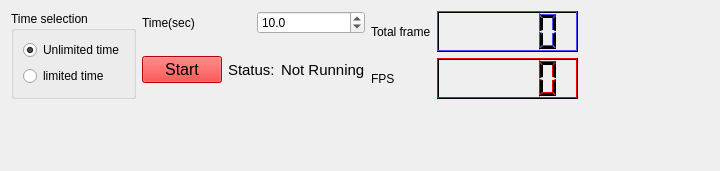
     <widget class="QWidget" name="tab_bench">
      <attribute name="title">
       <string>Bench</string>
      </attribute>
      <layout class="QGridLayout" name="gridLayout_3">
       <item row="0" column="0" rowspan="2">
        <widget class="QGroupBox" name="time_choice">
         <property name="sizePolicy">
          <sizepolicy hsizetype="Maximum" vsizetype="Preferred">
           <horstretch>0</horstretch>
           <verstretch>0</verstretch>
          </sizepolicy>
         </property>
         <property name="title">
          <string>Time selection</string>
         </property>
         <layout class="QGridLayout" name="gridLayout_4">
          <item row="0" column="0">
           <widget class="QRadioButton" name="unlimit_radio">
            <property name="text">
             <string>Unlimited time</string>
            </property>
            <property name="checked">
             <bool>true</bool>
            </property>
           </widget>
          </item>
          <item row="1" column="0">
           <widget class="QRadioButton" name="limit_radio">
            <property name="text">
             <string>limited time</string>
            </property>
           </widget>
          </item>
         </layout>
        </widget>
       </item>
       <item row="0" column="1">
        <layout class="QHBoxLayout" name="horizontalLayout">
         <item>
          <widget class="QLabel" name="label_3">
           <property name="text">
            <string>Time(sec)</string>
           </property>
          </widget>
         </item>
         <item>
          <widget class="QDoubleSpinBox" name="time_box">
           <property name="decimals">
            <number>1</number>
           </property>
           <property name="maximum">
            <double>1000.000000000000000</double>
           </property>
           <property name="singleStep">
            <double>5.000000000000000</double>
           </property>
           <property name="value">
            <double>10.000000000000000</double>
           </property>
          </widget>
         </item>
        </layout>
       </item>
       <item row="0" column="2" rowspan="2">
        <layout class="QVBoxLayout" name="verticalLayout">
         <item>
          <layout class="QHBoxLayout" name="horizontalLayout_13">
           <item>
            <widget class="QLabel" name="label_5">
             <property name="text">
              <string>Total frame</string>
             </property>
            </widget>
           </item>
           <item>
            <widget class="QLCDNumber" name="total_lcd">
             <property name="minimumSize">
              <size>
               <width>141</width>
               <height>41</height>
              </size>
             </property>
             <property name="palette">
              <palette>
               <active>
                <colorrole role="WindowText">
                 <brush brushstyle="SolidPattern">
                  <color alpha="255">
                   <red>0</red>
                   <green>0</green>
                   <blue>0</blue>
                  </color>
                 </brush>
                </colorrole>
                <colorrole role="Light">
                 <brush brushstyle="SolidPattern">
                  <color alpha="255">
                   <red>80</red>
                   <green>74</green>
                   <blue>255</blue>
                  </color>
                 </brush>
                </colorrole>
                <colorrole role="Dark">
                 <brush brushstyle="SolidPattern">
                  <color alpha="255">
                   <red>0</red>
                   <green>0</green>
                   <blue>0</blue>
                  </color>
                 </brush>
                </colorrole>
                <colorrole role="Text">
                 <brush brushstyle="SolidPattern">
                  <color alpha="255">
                   <red>0</red>
                   <green>0</green>
                   <blue>0</blue>
                  </color>
                 </brush>
                </colorrole>
                <colorrole role="ButtonText">
                 <brush brushstyle="SolidPattern">
                  <color alpha="255">
                   <red>0</red>
                   <green>0</green>
                   <blue>0</blue>
                  </color>
                 </brush>
                </colorrole>
               </active>
               <inactive>
                <colorrole role="WindowText">
                 <brush brushstyle="SolidPattern">
                  <color alpha="255">
                   <red>0</red>
                   <green>0</green>
                   <blue>0</blue>
                  </color>
                 </brush>
                </colorrole>
                <colorrole role="Light">
                 <brush brushstyle="SolidPattern">
                  <color alpha="255">
                   <red>80</red>
                   <green>74</green>
                   <blue>255</blue>
                  </color>
                 </brush>
                </colorrole>
                <colorrole role="Dark">
                 <brush brushstyle="SolidPattern">
                  <color alpha="255">
                   <red>0</red>
                   <green>0</green>
                   <blue>0</blue>
                  </color>
                 </brush>
                </colorrole>
                <colorrole role="Text">
                 <brush brushstyle="SolidPattern">
                  <color alpha="255">
                   <red>0</red>
                   <green>0</green>
                   <blue>0</blue>
                  </color>
                 </brush>
                </colorrole>
                <colorrole role="ButtonText">
                 <brush brushstyle="SolidPattern">
                  <color alpha="255">
                   <red>0</red>
                   <green>0</green>
                   <blue>0</blue>
                  </color>
                 </brush>
                </colorrole>
               </inactive>
               <disabled>
                <colorrole role="WindowText">
                 <brush brushstyle="SolidPattern">
                  <color alpha="255">
                   <red>0</red>
                   <green>0</green>
                   <blue>0</blue>
                  </color>
                 </brush>
                </colorrole>
                <colorrole role="Light">
                 <brush brushstyle="SolidPattern">
                  <color alpha="255">
                   <red>80</red>
                   <green>74</green>
                   <blue>255</blue>
                  </color>
                 </brush>
                </colorrole>
                <colorrole role="Dark">
                 <brush brushstyle="SolidPattern">
                  <color alpha="255">
                   <red>0</red>
                   <green>0</green>
                   <blue>0</blue>
                  </color>
                 </brush>
                </colorrole>
                <colorrole role="Text">
                 <brush brushstyle="SolidPattern">
                  <color alpha="255">
                   <red>0</red>
                   <green>0</green>
                   <blue>0</blue>
                  </color>
                 </brush>
                </colorrole>
                <colorrole role="ButtonText">
                 <brush brushstyle="SolidPattern">
                  <color alpha="255">
                   <red>0</red>
                   <green>0</green>
                   <blue>0</blue>
                  </color>
                 </brush>
                </colorrole>
               </disabled>
              </palette>
             </property>
             <property name="font">
              <font>
               <pointsize>20</pointsize>
              </font>
             </property>
            </widget>
           </item>
          </layout>
         </item>
         <item>
          <layout class="QHBoxLayout" name="horizontalLayout_14">
           <item>
            <widget class="QLabel" name="label_4">
             <property name="text">
              <string>FPS</string>
             </property>
            </widget>
           </item>
           <item>
            <widget class="QLCDNumber" name="fps_lcd">
             <property name="minimumSize">
              <size>
               <width>141</width>
               <height>41</height>
              </size>
             </property>
             <property name="palette">
              <palette>
               <active>
                <colorrole role="WindowText">
                 <brush brushstyle="SolidPattern">
                  <color alpha="255">
                   <red>0</red>
                   <green>0</green>
                   <blue>0</blue>
                  </color>
                 </brush>
                </colorrole>
                <colorrole role="Light">
                 <brush brushstyle="SolidPattern">
                  <color alpha="255">
                   <red>255</red>
                   <green>0</green>
                   <blue>0</blue>
                  </color>
                 </brush>
                </colorrole>
                <colorrole role="Dark">
                 <brush brushstyle="SolidPattern">
                  <color alpha="255">
                   <red>0</red>
                   <green>0</green>
                   <blue>0</blue>
                  </color>
                 </brush>
                </colorrole>
                <colorrole role="ButtonText">
                 <brush brushstyle="SolidPattern">
                  <color alpha="255">
                   <red>0</red>
                   <green>0</green>
                   <blue>0</blue>
                  </color>
                 </brush>
                </colorrole>
               </active>
               <inactive>
                <colorrole role="WindowText">
                 <brush brushstyle="SolidPattern">
                  <color alpha="255">
                   <red>0</red>
                   <green>0</green>
                   <blue>0</blue>
                  </color>
                 </brush>
                </colorrole>
                <colorrole role="Light">
                 <brush brushstyle="SolidPattern">
                  <color alpha="255">
                   <red>255</red>
                   <green>0</green>
                   <blue>0</blue>
                  </color>
                 </brush>
                </colorrole>
                <colorrole role="Dark">
                 <brush brushstyle="SolidPattern">
                  <color alpha="255">
                   <red>0</red>
                   <green>0</green>
                   <blue>0</blue>
                  </color>
                 </brush>
                </colorrole>
                <colorrole role="ButtonText">
                 <brush brushstyle="SolidPattern">
                  <color alpha="255">
                   <red>0</red>
                   <green>0</green>
                   <blue>0</blue>
                  </color>
                 </brush>
                </colorrole>
               </inactive>
               <disabled>
                <colorrole role="WindowText">
                 <brush brushstyle="SolidPattern">
                  <color alpha="255">
                   <red>0</red>
                   <green>0</green>
                   <blue>0</blue>
                  </color>
                 </brush>
                </colorrole>
                <colorrole role="Light">
                 <brush brushstyle="SolidPattern">
                  <color alpha="255">
                   <red>255</red>
                   <green>0</green>
                   <blue>0</blue>
                  </color>
                 </brush>
                </colorrole>
                <colorrole role="Dark">
                 <brush brushstyle="SolidPattern">
                  <color alpha="255">
                   <red>0</red>
                   <green>0</green>
                   <blue>0</blue>
                  </color>
                 </brush>
                </colorrole>
                <colorrole role="ButtonText">
                 <brush brushstyle="SolidPattern">
                  <color alpha="255">
                   <red>0</red>
                   <green>0</green>
                   <blue>0</blue>
                  </color>
                 </brush>
                </colorrole>
               </disabled>
              </palette>
             </property>
             <property name="font">
              <font>
               <pointsize>20</pointsize>
              </font>
             </property>
            </widget>
           </item>
          </layout>
         </item>
        </layout>
       </item>
       <item row="0" column="3">
        <spacer name="horizontalSpacer_6">
         <property name="orientation">
          <enum>Qt::Horizontal</enum>
         </property>
         <property name="sizeHint" stdset="0">
          <size>
           <width>131</width>
           <height>20</height>
          </size>
         </property>
        </spacer>
       </item>
       <item row="1" column="1">
        <layout class="QHBoxLayout" name="horizontalLayout_10">
         <item>
          <widget class="QPushButton" name="bench_button">
           <property name="sizePolicy">
            <sizepolicy hsizetype="Fixed" vsizetype="Fixed">
             <horstretch>0</horstretch>
             <verstretch>0</verstretch>
            </sizepolicy>
           </property>
           <property name="palette">
            <palette>
             <active>
              <colorrole role="WindowText">
               <brush brushstyle="SolidPattern">
                <color alpha="255">
                 <red>0</red>
                 <green>0</green>
                 <blue>0</blue>
                </color>
               </brush>
              </colorrole>
              <colorrole role="Button">
               <brush brushstyle="SolidPattern">
                <color alpha="255">
                 <red>255</red>
                 <green>0</green>
                 <blue>0</blue>
                </color>
               </brush>
              </colorrole>
              <colorrole role="Light">
               <brush brushstyle="SolidPattern">
                <color alpha="255">
                 <red>194</red>
                 <green>255</green>
                 <blue>168</blue>
                </color>
               </brush>
              </colorrole>
              <colorrole role="Midlight">
               <brush brushstyle="SolidPattern">
                <color alpha="255">
                 <red>149</red>
                 <green>255</green>
                 <blue>104</blue>
                </color>
               </brush>
              </colorrole>
              <colorrole role="Dark">
               <brush brushstyle="SolidPattern">
                <color alpha="255">
                 <red>52</red>
                 <green>127</green>
                 <blue>20</blue>
                </color>
               </brush>
              </colorrole>
              <colorrole role="Mid">
               <brush brushstyle="SolidPattern">
                <color alpha="255">
                 <red>69</red>
                 <green>170</green>
                 <blue>26</blue>
                </color>
               </brush>
              </colorrole>
              <colorrole role="Text">
               <brush brushstyle="SolidPattern">
                <color alpha="255">
                 <red>0</red>
                 <green>0</green>
                 <blue>0</blue>
                </color>
               </brush>
              </colorrole>
              <colorrole role="BrightText">
               <brush brushstyle="SolidPattern">
                <color alpha="255">
                 <red>255</red>
                 <green>255</green>
                 <blue>255</blue>
                </color>
               </brush>
              </colorrole>
              <colorrole role="ButtonText">
               <brush brushstyle="SolidPattern">
                <color alpha="255">
                 <red>0</red>
                 <green>0</green>
                 <blue>0</blue>
                </color>
               </brush>
              </colorrole>
              <colorrole role="Base">
               <brush brushstyle="SolidPattern">
                <color alpha="255">
                 <red>255</red>
                 <green>0</green>
                 <blue>0</blue>
                </color>
               </brush>
              </colorrole>
              <colorrole role="Window">
               <brush brushstyle="SolidPattern">
                <color alpha="255">
                 <red>255</red>
                 <green>0</green>
                 <blue>0</blue>
                </color>
               </brush>
              </colorrole>
              <colorrole role="Shadow">
               <brush brushstyle="SolidPattern">
                <color alpha="255">
                 <red>0</red>
                 <green>0</green>
                 <blue>0</blue>
                </color>
               </brush>
              </colorrole>
              <colorrole role="AlternateBase">
               <brush brushstyle="SolidPattern">
                <color alpha="255">
                 <red>179</red>
                 <green>255</green>
                 <blue>147</blue>
                </color>
               </brush>
              </colorrole>
              <colorrole role="ToolTipBase">
               <brush brushstyle="SolidPattern">
                <color alpha="255">
                 <red>255</red>
                 <green>255</green>
                 <blue>220</blue>
                </color>
               </brush>
              </colorrole>
              <colorrole role="ToolTipText">
               <brush brushstyle="SolidPattern">
                <color alpha="255">
                 <red>0</red>
                 <green>0</green>
                 <blue>0</blue>
                </color>
               </brush>
              </colorrole>
             </active>
             <inactive>
              <colorrole role="WindowText">
               <brush brushstyle="SolidPattern">
                <color alpha="255">
                 <red>0</red>
                 <green>0</green>
                 <blue>0</blue>
                </color>
               </brush>
              </colorrole>
              <colorrole role="Button">
               <brush brushstyle="SolidPattern">
                <color alpha="255">
                 <red>255</red>
                 <green>0</green>
                 <blue>0</blue>
                </color>
               </brush>
              </colorrole>
              <colorrole role="Light">
               <brush brushstyle="SolidPattern">
                <color alpha="255">
                 <red>194</red>
                 <green>255</green>
                 <blue>168</blue>
                </color>
               </brush>
              </colorrole>
              <colorrole role="Midlight">
               <brush brushstyle="SolidPattern">
                <color alpha="255">
                 <red>149</red>
                 <green>255</green>
                 <blue>104</blue>
                </color>
               </brush>
              </colorrole>
              <colorrole role="Dark">
               <brush brushstyle="SolidPattern">
                <color alpha="255">
                 <red>52</red>
                 <green>127</green>
                 <blue>20</blue>
                </color>
               </brush>
              </colorrole>
              <colorrole role="Mid">
               <brush brushstyle="SolidPattern">
                <color alpha="255">
                 <red>69</red>
                 <green>170</green>
                 <blue>26</blue>
                </color>
               </brush>
              </colorrole>
              <colorrole role="Text">
               <brush brushstyle="SolidPattern">
                <color alpha="255">
                 <red>0</red>
                 <green>0</green>
                 <blue>0</blue>
                </color>
               </brush>
              </colorrole>
              <colorrole role="BrightText">
               <brush brushstyle="SolidPattern">
                <color alpha="255">
                 <red>255</red>
                 <green>255</green>
                 <blue>255</blue>
                </color>
               </brush>
              </colorrole>
              <colorrole role="ButtonText">
               <brush brushstyle="SolidPattern">
                <color alpha="255">
                 <red>0</red>
                 <green>0</green>
                 <blue>0</blue>
                </color>
               </brush>
              </colorrole>
              <colorrole role="Base">
               <brush brushstyle="SolidPattern">
                <color alpha="255">
                 <red>255</red>
                 <green>0</green>
                 <blue>0</blue>
                </color>
               </brush>
              </colorrole>
              <colorrole role="Window">
               <brush brushstyle="SolidPattern">
                <color alpha="255">
                 <red>255</red>
                 <green>0</green>
                 <blue>0</blue>
                </color>
               </brush>
              </colorrole>
              <colorrole role="Shadow">
               <brush brushstyle="SolidPattern">
                <color alpha="255">
                 <red>0</red>
                 <green>0</green>
                 <blue>0</blue>
                </color>
               </brush>
              </colorrole>
              <colorrole role="AlternateBase">
               <brush brushstyle="SolidPattern">
                <color alpha="255">
                 <red>179</red>
                 <green>255</green>
                 <blue>147</blue>
                </color>
               </brush>
              </colorrole>
              <colorrole role="ToolTipBase">
               <brush brushstyle="SolidPattern">
                <color alpha="255">
                 <red>255</red>
                 <green>255</green>
                 <blue>220</blue>
                </color>
               </brush>
              </colorrole>
              <colorrole role="ToolTipText">
               <brush brushstyle="SolidPattern">
                <color alpha="255">
                 <red>0</red>
                 <green>0</green>
                 <blue>0</blue>
                </color>
               </brush>
              </colorrole>
             </inactive>
             <disabled>
              <colorrole role="WindowText">
               <brush brushstyle="SolidPattern">
                <color alpha="255">
                 <red>52</red>
                 <green>127</green>
                 <blue>20</blue>
                </color>
               </brush>
              </colorrole>
              <colorrole role="Button">
               <brush brushstyle="SolidPattern">
                <color alpha="255">
                 <red>255</red>
                 <green>0</green>
                 <blue>0</blue>
                </color>
               </brush>
              </colorrole>
              <colorrole role="Light">
               <brush brushstyle="SolidPattern">
                <color alpha="255">
                 <red>194</red>
                 <green>255</green>
                 <blue>168</blue>
                </color>
               </brush>
              </colorrole>
              <colorrole role="Midlight">
               <brush brushstyle="SolidPattern">
                <color alpha="255">
                 <red>149</red>
                 <green>255</green>
                 <blue>104</blue>
                </color>
               </brush>
              </colorrole>
              <colorrole role="Dark">
               <brush brushstyle="SolidPattern">
                <color alpha="255">
                 <red>52</red>
                 <green>127</green>
                 <blue>20</blue>
                </color>
               </brush>
              </colorrole>
              <colorrole role="Mid">
               <brush brushstyle="SolidPattern">
                <color alpha="255">
                 <red>69</red>
                 <green>170</green>
                 <blue>26</blue>
                </color>
               </brush>
              </colorrole>
              <colorrole role="Text">
               <brush brushstyle="SolidPattern">
                <color alpha="255">
                 <red>52</red>
                 <green>127</green>
                 <blue>20</blue>
                </color>
               </brush>
              </colorrole>
              <colorrole role="BrightText">
               <brush brushstyle="SolidPattern">
                <color alpha="255">
                 <red>255</red>
                 <green>255</green>
                 <blue>255</blue>
                </color>
               </brush>
              </colorrole>
              <colorrole role="ButtonText">
               <brush brushstyle="SolidPattern">
                <color alpha="255">
                 <red>52</red>
                 <green>127</green>
                 <blue>20</blue>
                </color>
               </brush>
              </colorrole>
              <colorrole role="Base">
               <brush brushstyle="SolidPattern">
                <color alpha="255">
                 <red>255</red>
                 <green>0</green>
                 <blue>0</blue>
                </color>
               </brush>
              </colorrole>
              <colorrole role="Window">
               <brush brushstyle="SolidPattern">
                <color alpha="255">
                 <red>255</red>
                 <green>0</green>
                 <blue>0</blue>
                </color>
               </brush>
              </colorrole>
              <colorrole role="Shadow">
               <brush brushstyle="SolidPattern">
                <color alpha="255">
                 <red>0</red>
                 <green>0</green>
                 <blue>0</blue>
                </color>
               </brush>
              </colorrole>
              <colorrole role="AlternateBase">
               <brush brushstyle="SolidPattern">
                <color alpha="255">
                 <red>104</red>
                 <green>255</green>
                 <blue>40</blue>
                </color>
               </brush>
              </colorrole>
              <colorrole role="ToolTipBase">
               <brush brushstyle="SolidPattern">
                <color alpha="255">
                 <red>255</red>
                 <green>255</green>
                 <blue>220</blue>
                </color>
               </brush>
              </colorrole>
              <colorrole role="ToolTipText">
               <brush brushstyle="SolidPattern">
                <color alpha="255">
                 <red>0</red>
                 <green>0</green>
                 <blue>0</blue>
                </color>
               </brush>
              </colorrole>
             </disabled>
            </palette>
           </property>
           <property name="font">
            <font>
             <pointsize>12</pointsize>
            </font>
           </property>
           <property name="styleSheet">
            <string notr="true">background:red</string>
           </property>
           <property name="text">
            <string>Start</string>
           </property>
          </widget>
         </item>
         <item>
          <layout class="QHBoxLayout" name="horizontalLayout_2">
           <item>
            <widget class="QLabel" name="label">
             <property name="font">
              <font>
               <pointsize>11</pointsize>
              </font>
             </property>
             <property name="text">
              <string>Status:</string>
             </property>
            </widget>
           </item>
           <item>
            <widget class="QLabel" name="status_label">
             <property name="font">
              <font>
               <pointsize>11</pointsize>
              </font>
             </property>
             <property name="text">
              <string>Not Running</string>
             </property>
            </widget>
           </item>
          </layout>
         </item>
        </layout>
       </item>
       <item row="2" column="1">
        <spacer name="verticalSpacer_4">
         <property name="orientation">
          <enum>Qt::Vertical</enum>
         </property>
         <property name="sizeType">
          <enum>QSizePolicy::MinimumExpanding</enum>
         </property>
         <property name="sizeHint" stdset="0">
          <size>
           <width>20</width>
           <height>61</height>
          </size>
         </property>
        </spacer>
       </item>
      </layout>
     </widget>
